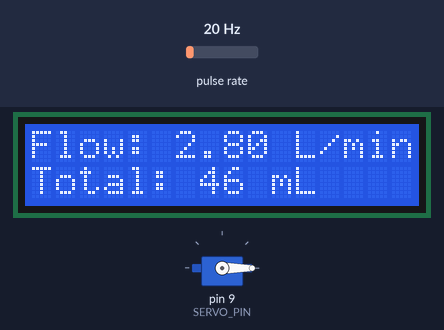
Bench run of a sketch on a simulated Arduino Uno, built with avr-gcc and run on an emulated ATmega328P. Parts: 16×2 character LCD, servo. Wiring (inferred from the names in the program): pulse sensor: data pin 2. The inputs (shaded band) are chosen by the test bench; at power-on: pulse rate 20 Hz. Storage starts empty.

Above: at 1.7 s.
1.8 s: pulse rate (sensor on pin 2) set to 4 Hz
At 2.9 s:
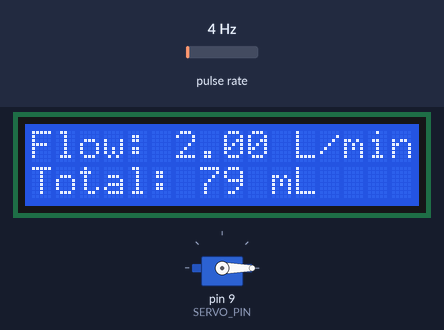
4.6 s: pulse rate (sensor on pin 2) set to 50 Hz
At 5.9 s:
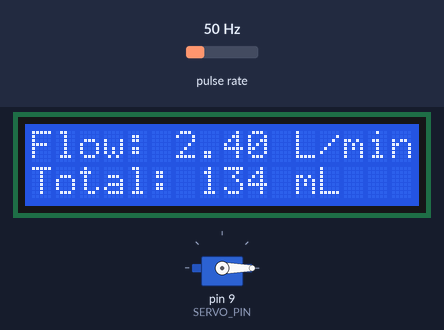
7.6 s: pulse rate (sensor on pin 2) set to 100 Hz
At 29.9 s:
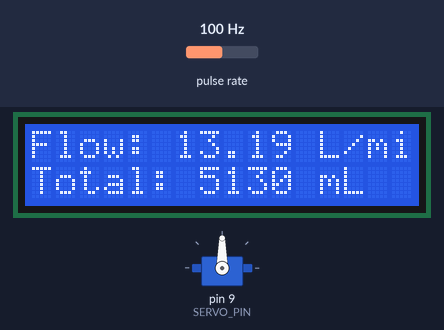
Timing chart, 0 to 31.4 s (numbered marks = the images above; inputs shaded):
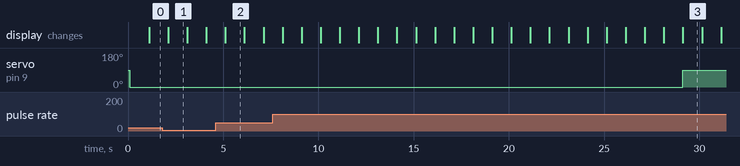

The sketch:

Multi-Purpose_Fluid_Meter.ino
```cpp
#include <Servo.h>
#include <LiquidCrystal.h>
#include <SPI.h>
#include <SD.h>

#define FLOW_SENSOR_PIN 2
#define SERVO_PIN 9
#define CS_PIN 10

Servo myservo;
LiquidCrystal lcd(12, 11, 5, 4, 3, 2);

volatile int pulseCount = 0;
float flowRate = 0.0;
float flowMilliLitres = 0;
unsigned long totalMilliLitres = 0;
unsigned long oldTime = 0;

File dataFile;

const unsigned long maxMilliLitres = 5000;

void setup() {
  lcd.begin(16, 2);
  lcd.print("Flow Meter");

  myservo.attach(SERVO_PIN);

  pinMode(FLOW_SENSOR_PIN, INPUT);
  digitalWrite(FLOW_SENSOR_PIN, HIGH);
  attachInterrupt(digitalPinToInterrupt(FLOW_SENSOR_PIN), pulseCounter, FALLING);

  if (!SD.begin(CS_PIN)) {
    lcd.setCursor(0, 1);
    lcd.print("SD Init Failed!");
    while (1);
  }

  dataFile = SD.open("flowData.txt", FILE_WRITE);
  if (!dataFile) {
    lcd.setCursor(0, 1);
    lcd.print("File Open Error!");
    while (1);
  }

  oldTime = millis();
  myservo.write(0);
}

void loop() {
  if ((millis() - oldTime) > 1000) {
    detachInterrupt(digitalPinToInterrupt(FLOW_SENSOR_PIN));

    flowRate = ((1000.0 / (millis() - oldTime)) * pulseCount) / 7.5;
    oldTime = millis();

    flowMilliLitres = (flowRate / 60) * 1000;
    totalMilliLitres += flowMilliLitres;

    lcd.clear();
    lcd.print("Flow: ");
    lcd.print(flowRate);
    lcd.print(" L/min");
    lcd.setCursor(0, 1);
    lcd.print("Total: ");
    lcd.print(totalMilliLitres);
    lcd.print(" mL");

    dataFile = SD.open("flowData.txt", FILE_WRITE);
    if (dataFile) {
      dataFile.print("Flow Rate: ");
      dataFile.print(flowRate);
      dataFile.print(" L/min");
      dataFile.print(" Total: ");
      dataFile.print(totalMilliLitres);
      dataFile.println(" mL");
      dataFile.close();
    }

    if (totalMilliLitres >= maxMilliLitres) {
      myservo.write(90);
    } else {
      myservo.write(0);
    }

    pulseCount = 0;
    attachInterrupt(digitalPinToInterrupt(FLOW_SENSOR_PIN), pulseCounter, FALLING);
  }
}

void pulseCounter() {
  pulseCount++;
}
```

Measured:
- after the input at 7.6 s, servo on pin 9 (SERVO_PIN): 0° → 90° after 21.5 s
- what the display in image 1 shows lasts 1.0 s, from 2.1 s to 3.1 s
